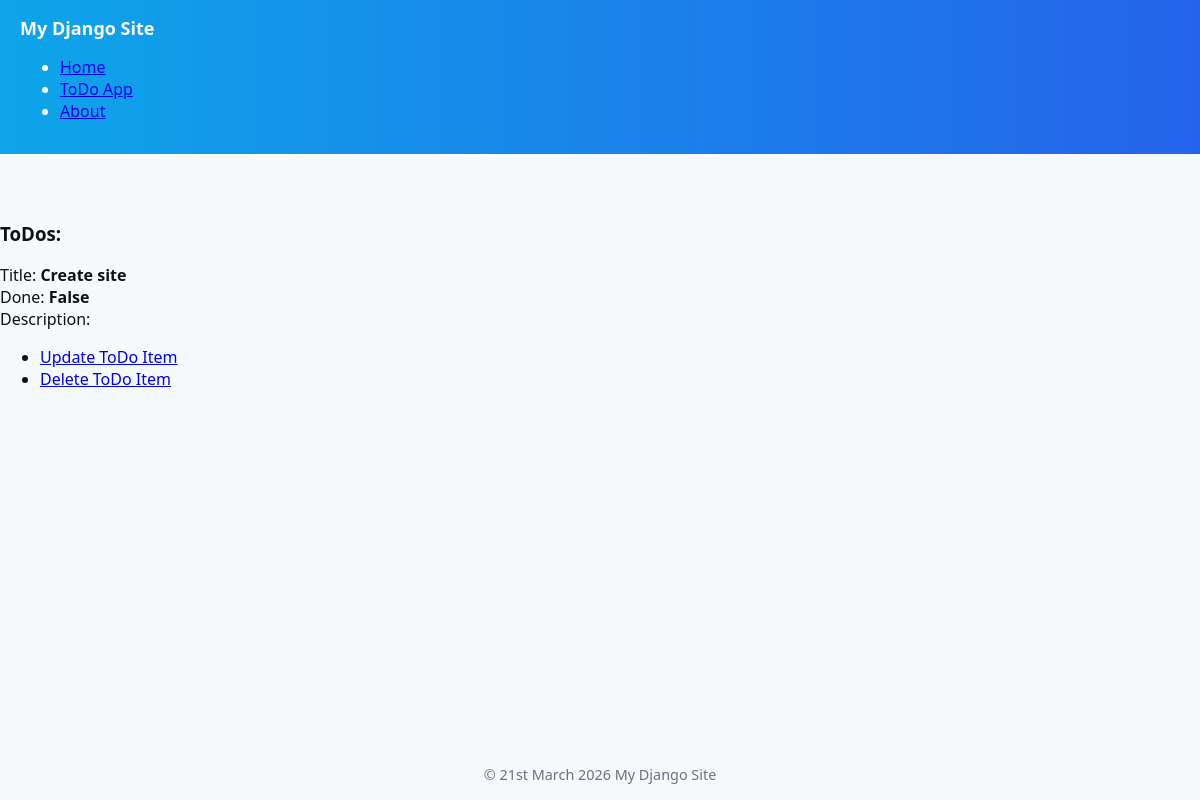
/todos/1/, run on an earlier commit of the app's database.
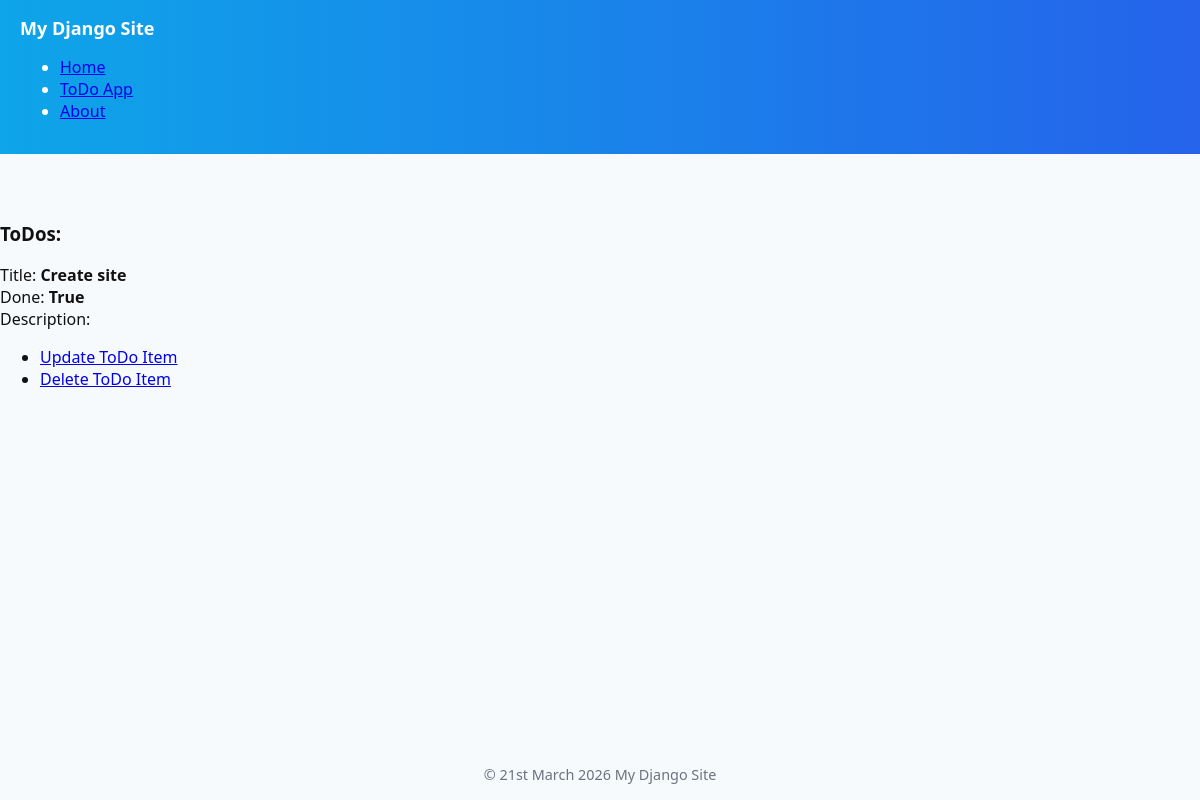
And on a later commit of the database.
### todo_app/models.py (models this page shows, shortened)
class ToDoItem(models.Model):
    class Meta:
        ordering = ("id", )
        verbose_name = "ToDo Item"
    title = models.CharField(max_length=250)
    description = models.TextField(blank=True, null=False)
    done = models.BooleanField(default=False)
    archived = models.BooleanField(default=False)

### todo_app/views.py (the view)
# urls.py: path('<int:pk>/', views.ToDoDetailView.as_view(), name='detail'),
class ToDoDetailView(DetailView):
    queryset = ToDoItem.objects.filter(archived=False)

### todo_app/templates/todo_app/todoitem_detail.html (shortened to what this page needs)
{% extends "todo_app/base.html" %}
{% block body %}
    <h3>ToDos:</h3>
    <div>
        <div>Title: <strong>{{ object.title }}</strong></div>
        <div>Done: <strong>{{ object.done }}</strong></div>
        <div>Description: <strong>{{ object.description }}</strong></div>
    </div>
    <ul>
        <li>
            <a href="{% url 'todo_app:update' object.pk %}"
            >Update ToDo Item</a>
        </li>
        <li>
            <a href="{% url 'todo_app:delete' object.pk %}"
            >Delete ToDo Item</a>
        </li>
    </ul>
{% endblock body %}

### todo_app/templates/todo_app/base.html
{% extends "base.html" %}

### templates/base.html (shortened to what this page needs)
{% load static %}
<!doctype html>
<html lang="en">
<head>
</head>
<body>
    <div class="wrap">
        <header>
            <div class="container">
                {% include "components/navbar.html" %}
            </div>
        </header>
        <main>
            <div>
                {% block body %}{% endblock body %}
            </div>
        </main>
        <footer class="footer">
            <div class="footer-content">
                © {% now "jS F Y" %} My Django Site
            </div>
        </footer>
    </div>
</body>
</html>

### templates/components/navbar.html
<nav class="navbar">
    <div class="container">
        <div style="font-size:1.125rem;font-weight:700">My Django Site</div>
        <div style="margin-left:auto;display:flex;gap:.5rem">
        <ul class="nav">
            <li>
                <a class="nav-link" href="{% url 'home' %}">Home</a>
            </li>
            <li>
                <a class="nav-link" href="{% url 'todo_app:index' %}">ToDo App</a>
            </li>
            <li>
                <a class="nav-link" href="/about/">About</a>
            </li>
        </ul>
    </div>
</nav>

### templates/base.html (style rules this page uses)
:root { --bg:#f7fafc;--card:#fff;--muted:#6b7280;--accent:#2563eb }
html,body { height:100% }
body { margin:0;font-family:system-ui,-apple-system,Segoe UI,Roboto,"Helvetica Neue",Arial;background:var(--bg);color:#111 }
.wrap { min-height:100%;display:flex;flex-direction:column }
header { background:linear-gradient(90deg,#0ea5e9 0,#2563eb 100%);color:#fff;padding:1rem 1.25rem }
.container { max-width:900px;margin:0;width:100% }
nav { display:flex;gap:1rem;align-items:center }
main { flex:1;padding:2.25rem 1.25rem }
footer { padding:1rem 1.25rem;color:var(--muted);font-size:.9rem;background:transparent;text-align:center }
@media (min-width:700px) { main { padding:3rem 0 } }

What changed in the data, as far as the page shows it:
changed ToDoItem "Create site": done "False" → "True"
